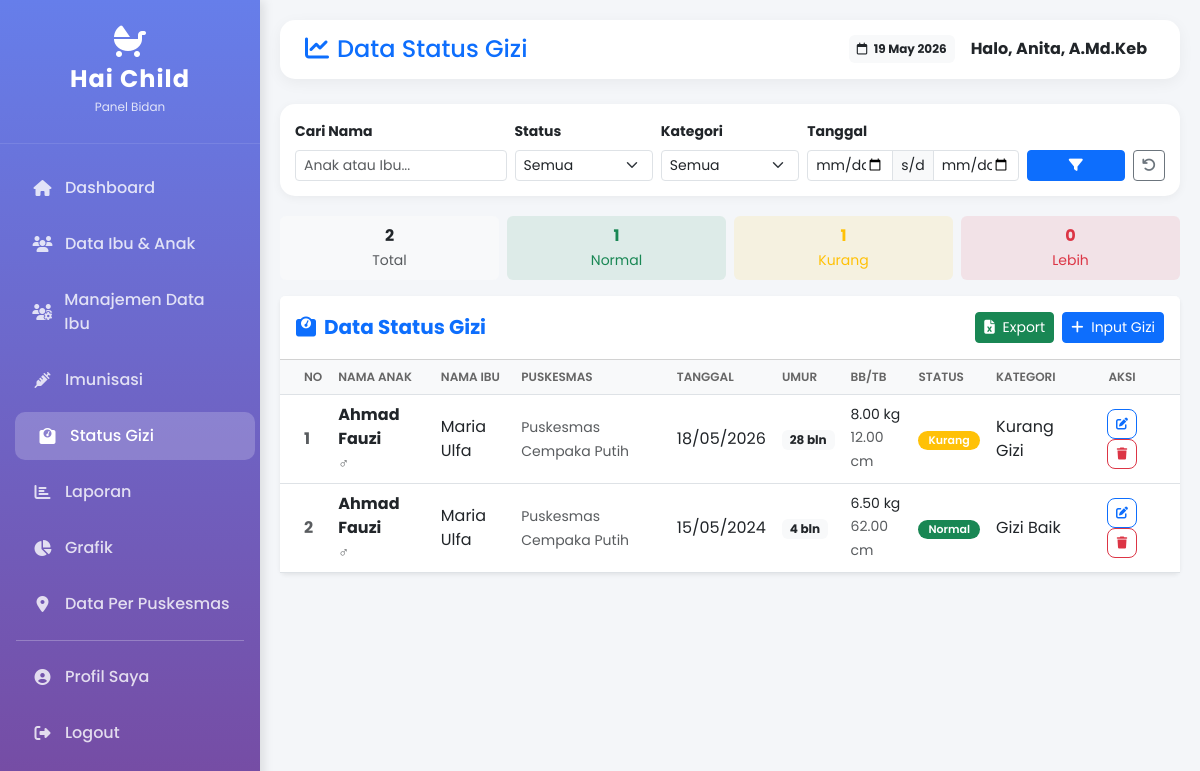
Screenshot of /bidan/status_gizi.php (signed in) with the database file from the repository.
### tables this page shows
CREATE TABLE `status_gizi` (
  `id` int(11) NOT NULL,
  `ibu_anak_id` int(11) NOT NULL,
  `tanggal_ukur` date NOT NULL,
  `umur_bulan` int(11) NOT NULL,
  `berat_badan` decimal(5,2) NOT NULL,
  `tinggi_badan` decimal(5,2) NOT NULL,
  `status_gizi` enum('normal','kurang','lebih') NOT NULL,
  `kategori` varchar(50) DEFAULT NULL,
  `created_at` timestamp NOT NULL DEFAULT current_timestamp()
);

CREATE TABLE `ibu_anak` (
  `id` int(11) NOT NULL,
  `user_id` int(11) NOT NULL,
  `nama_ibu` varchar(100) NOT NULL,
  `nama_anak` varchar(100) NOT NULL,
  `tanggal_lahir_anak` date NOT NULL,
  `jenis_kelamin` enum('L','P') NOT NULL,
  `puskesmas` varchar(100) NOT NULL DEFAULT 'Puskesmas Cempaka Putih',
  `created_at` timestamp NOT NULL DEFAULT current_timestamp(),
  `updated_at` timestamp NOT NULL DEFAULT current_timestamp() ON UPDATE current_timestamp()
);

### bidan/status_gizi.php (the view, shortened to what this page needs)
<?php
require_once '../includes/header_bidan.php';
$database = new Database();
$db = $database->getConnection();
$where = [];
$params = [];
$where_sql = !empty($where) ? "WHERE " . implode(" AND ", $where) : "";
$query = "SELECT s.*, ia.nama_anak, ia.nama_ibu, ia.puskesmas, ia.jenis_kelamin
          FROM status_gizi s
          JOIN ibu_anak ia ON s.ibu_anak_id = ia.id
          $where_sql
          ORDER BY s.tanggal_ukur DESC, s.created_at DESC";
$stmt = $db->prepare($query);
$stmt->execute($params);
$data = $stmt->fetchAll(PDO::FETCH_ASSOC);
$stats = [
    'total' => count($data),
    'normal' => count(array_filter($data, fn($r) => $r['status_gizi'] == 'normal')),
    'kurang' => count(array_filter($data, fn($r) => $r['status_gizi'] == 'kurang')),
    'lebih' => count(array_filter($data, fn($r) => $r['status_gizi'] == 'lebih')),
];
?>
<div class="filter-card">
    <form method="GET" class="row g-2 align-items-end">
        <div class="col-md-3">
            <label class="form-label small fw-bold">Cari Nama</label>
            <input type="text" name="search" class="form-control form-control-sm"
                   placeholder="Anak atau Ibu..." value="<?php echo htmlspecialchars($_GET['search'] ?? ''); ?>">
        </div>
        <div class="col-md-2">
            <label class="form-label small fw-bold">Status</label>
            <select name="status" class="form-select form-select-sm">
                <option value="">Semua</option>
            </select>
        </div>
        <div class="col-md-2">
            <label class="form-label small fw-bold">Kategori</label>
            <select name="kategori" class="form-select form-select-sm">
                <option value="">Semua</option>
            </select>
        </div>
        <div class="col-md-3">
            <label class="form-label small fw-bold">Tanggal</label>
            <div class="input-group input-group-sm">
                <input type="date" name="tgl_mulai" class="form-control" value="<?php echo htmlspecialchars($_GET['tgl_mulai'] ?? ''); ?>">
                <span class="input-group-text">s/d</span>
                <input type="date" name="tgl_selesai" class="form-control" value="<?php echo htmlspecialchars($_GET['tgl_selesai'] ?? ''); ?>">
            </div>
        </div>
        <div class="col-md-2 d-flex gap-2">
            <button type="submit" class="btn btn-primary btn-sm flex-fill"><i class="fas fa-filter"></i></button>
            <a href="status_gizi.php" class="btn btn-outline-secondary btn-sm"><i class="fas fa-undo"></i></a>
        </div>
    </form>
</div>
<div class="row g-2 mb-3">
    <div class="col-3">
        <div class="p-2 bg-light rounded text-center">
            <div class="fw-bold"><?php echo $stats['total']; ?></div>
            <small class="text-muted">Total</small>
        </div>
    </div>
    <div class="col-3">
        <div class="p-2 bg-success bg-opacity-10 text-success rounded text-center">
            <div class="fw-bold"><?php echo $stats['normal']; ?></div>
            <small>Normal</small>
        </div>
    </div>
    <div class="col-3">
        <div class="p-2 bg-warning bg-opacity-10 text-warning rounded text-center">
            <div class="fw-bold"><?php echo $stats['kurang']; ?></div>
            <small>Kurang</small>
        </div>
    </div>
    <div class="col-3">
        <div class="p-2 bg-danger bg-opacity-10 text-danger rounded text-center">
            <div class="fw-bold"><?php echo $stats['lebih']; ?></div>
            <small>Lebih</small>
        </div>
    </div>
</div>
<div class="card content-card border-0 shadow-sm">
    <div class="card-header bg-white py-3 d-flex justify-content-between align-items-center">
        <h5 class="mb-0 fw-bold text-primary"><i class="fas fa-weight me-2"></i>Data Status Gizi</h5>
        <div class="d-flex gap-2">
            <a href="export_gizi.php?<?php echo http_build_query($_GET); ?>" class="btn btn-success btn-sm" target="_blank">
                <i class="fas fa-file-excel me-1"></i> Export
            </a>
            <a href="tambah_gizi.php" class="btn btn-primary btn-sm">
                <i class="fas fa-plus me-1"></i> Input Gizi
            </a>
        </div>
    </div>
    <div class="card-body p-0">
        <div class="table-responsive">
            <table class="table table-hover align-middle mb-0">
                <thead>
                    <tr>
                        <th class="ps-4" style="width:40px;">No</th>
                        <th>Nama Anak</th>
                        <th>Nama Ibu</th>
                        <th>Puskesmas</th>
                        <th>Tanggal</th>
                        <th>Umur</th>
                        <th>BB/TB</th>
                        <th>Status</th>
                        <th>Kategori</th>
                        <th class="text-center pe-4" style="width:100px;">Aksi</th>
                    </tr>
                </thead>
                <tbody>
                    <?php
                    $no = 1;
                    if(count($data) > 0):
                        foreach($data as $row):
                    ?>
                    <tr>
                        <td class="ps-4 fw-bold text-muted"><?php echo $no++; ?></td>
                        <td>
                            <div class="fw-bold"><?php echo htmlspecialchars($row['nama_anak']); ?></div>
                            <small class="text-muted">
                                <?php
                                if (isset($row['jenis_kelamin'])) {
                                    echo $row['jenis_kelamin'] == 'L' ? '♂' : '♀';
                                } else {
                                    echo '♀';
                                }
                                ?>
                            </small>
                        </td>
                        <td><?php echo htmlspecialchars($row['nama_ibu']); ?></td>
                        <td><small class="text-muted"><?php echo htmlspecialchars($row['puskesmas']); ?></small></td>
                        <td><?php echo date('d/m/Y', strtotime($row['tanggal_ukur'])); ?></td>
                        <td><span class="badge bg-light text-dark"><?php echo $row['umur_bulan']; ?> bln</span></td>
                        <td>
                            <small class="d-block"><?php echo $row['berat_badan']; ?> kg</small>
                            <small class="text-muted"><?php echo $row['tinggi_badan']; ?> cm</small>
                        </td>
                        <td>
                            <?php $badge = match($row['status_gizi']) {
                                'normal' => 'success', 'kurang' => 'warning', 'lebih' => 'danger', default => 'secondary'
                            }; ?>
                            <span class="badge bg-<?php echo $badge; ?> stat-badge"><?php echo ucfirst($row['status_gizi']); ?></span>
                        </td>
                        <td><?php echo ucfirst(str_replace('_', ' ', $row['kategori'])); ?></td>
                        <td class="text-center pe-4">
                            <a href="edit_gizi.php?id=<?php echo $row['id']; ?>" class="btn btn-action btn-outline-primary" title="Edit"><i class="fas fa-edit"></i></a>
                            <a href="hapus_gizi.php?id=<?php echo $row['id']; ?>" class="btn btn-action btn-outline-danger" onclick="return confirm('Hapus data ini?')" title="Hapus"><i class="fas fa-trash"></i></a>
                        </td>
                    </tr>
                    <?php
                        endforeach;
                    endif; ?>
                </tbody>
            </table>
        </div>
    </div>
</div>
<?php require_once '../includes/footer.php'; ?>

### includes/header_bidan.php (style rules this page uses)
body { font-family: 'Poppins', sans-serif; background-color: #f4f6f9; margin: 0; }

### bidan/status_gizi.php (style rules this page uses)
.filter-card { background: white; border-radius: 15px; padding: 15px; margin-bottom: 20px; box-shadow: 0 2px 10px rgba(0,0,0,0.05); }
.stat-badge { font-size: 11px; padding: 4px 10px; border-radius: 20px; font-weight: 600; }
.btn-action { width: 30px; height: 30px; padding: 0; display: inline-flex; align-items: center; justify-content: center; border-radius: 8px; margin: 0 2px; font-size: 12px; }
.table th { font-weight: 600; font-size: 12px; text-transform: uppercase; color: #666; background: #f8f9fa; }

### rows the page displays
status_gizi: ibu_anak.nama_anak "Ahmad Fauzi", ibu_anak.nama_ibu "Maria Ulfa", ibu_anak.puskesmas "Puskesmas Cempaka Putih", tanggal_ukur "18/05/2026", umur_bulan "28", berat_badan "8.00", tinggi_badan "12.00", status_gizi "Kurang", kategori "Kurang Gizi"
status_gizi: ibu_anak.nama_anak "Ahmad Fauzi", ibu_anak.nama_ibu "Maria Ulfa", ibu_anak.puskesmas "Puskesmas Cempaka Putih", tanggal_ukur "15/05/2024", umur_bulan "4", berat_badan "6.50", tinggi_badan "62.00", status_gizi "Normal", kategori "Gizi Baik"

### other values shown
$page_title "Data Status Gizi"
$_SESSION['nama'] "Anita, A.Md.Keb"
$stats['total'] "2"
$stats['normal'] "1"
$stats['kurang'] "1"
$stats['lebih'] "0"
